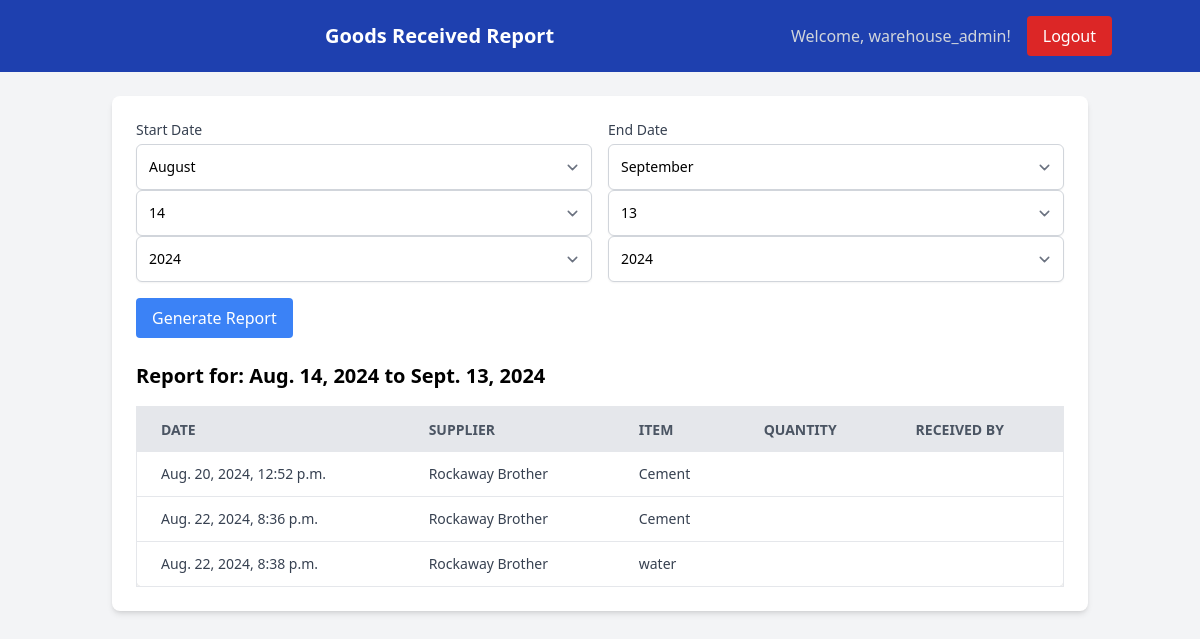
The page /inventory/goods_received_report/ (signed in) on the database as committed earlier.
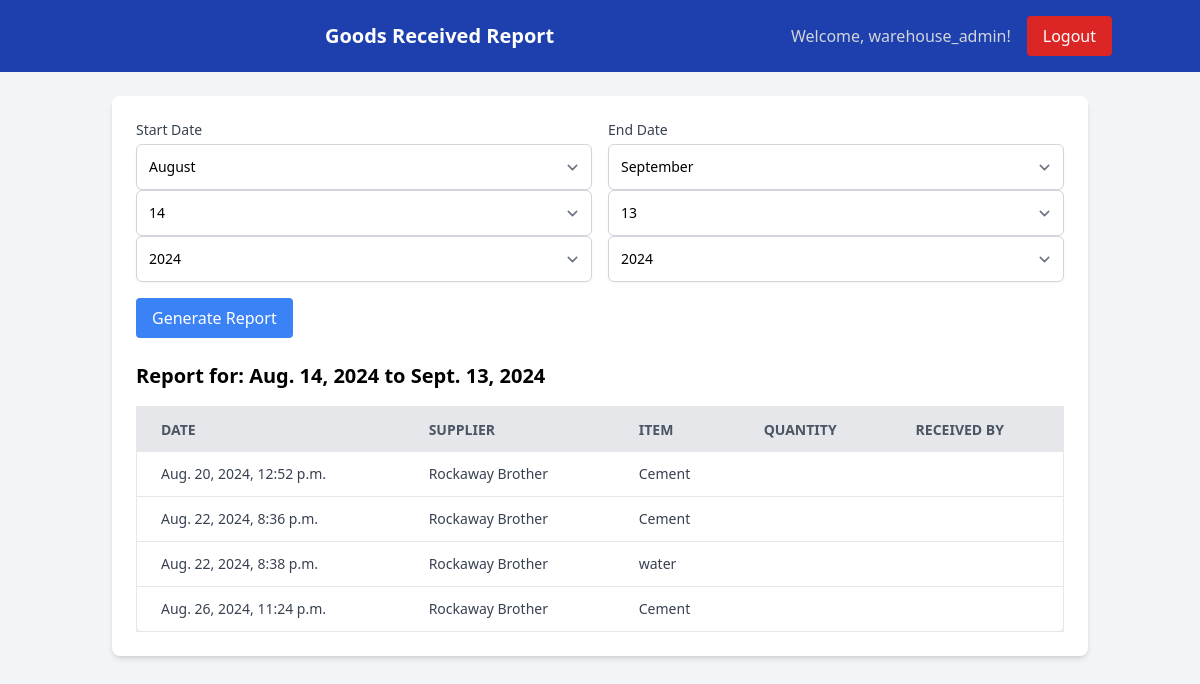
The same page on the database as committed later.
### inventory/models.py (models this page shows, shortened)
class Receiving(models.Model):
    item = models.ForeignKey('Item', on_delete=models.CASCADE)
    quantity_received = models.PositiveIntegerField()
    received_by = models.CharField(max_length=255)
    received_date = models.DateTimeField(auto_now_add=True)
    supplier = models.ForeignKey(Supplier, on_delete=models.SET_NULL, null=True)
    verified = models.BooleanField(default=False)
    putaway_location = models.CharField(max_length=100,
                                        choices=[('Melbourne', 'Melbourne'),
                                                 ('Kilmore', 'Kilmore'), ('Stawell', 'Stawell'),
                                                 ('Shepparton', 'Shepparton'),
                                                 ('Hamilton', 'Hamilton')])
    putaway_section = models.CharField(
        max_length=255,
        choices=[
            ('Section I', 'Section I'),
            ('Section II', 'Section II'),
            ('Section III', 'Section III'),
            ('Section IV', 'Section IV'),
            ('Section V', 'Section V')
        ],
        null=True, blank=True
    )

class Supplier(models.Model):
    name = models.CharField(max_length=255)
    email = models.EmailField(default='example@example.com')
    telephone = models.CharField(max_length=20, null=True, blank=True)
    address = models.TextField()
    website = models.URLField(default='http://defaultwebsite.com')

class Item(models.Model):
    name = models.CharField(max_length=100)
    sku = models.CharField(max_length=100, unique=True)
    description = models.TextField(default="No description provided")

### inventory/views.py (the view)
# urls.py: path('goods_received_report/', views.goods_received_report, name='goods_received_report'),
@login_required
def goods_received_report(request):
    end_date = datetime.now().date()
    start_date = end_date - timedelta(days=30)
    if request.method == 'POST':
        form = DateRangeForm(request.POST)
        if form.is_valid():
            start_date = form.cleaned_data['start_date']
            end_date = form.cleaned_data['end_date']
    else:
        form = DateRangeForm(initial={'start_date': start_date, 'end_date': end_date})
    received_goods = Receiving.objects.filter(received_date__range=[start_date, end_date])
    is_manager = request.user.groups.filter(name='warehouse_managers').exists()
    is_staff = request.user.groups.filter(name='warehouse_staff').exists()
    return render(request, 'inventory/goods_received_report.html', {
        'form': form,
        'received_goods': received_goods,
        'start_date': start_date,
        'end_date': end_date,
        'is_manager': is_manager,
        'is_staff': is_staff,
    })

### inventory/views.py
class DateRangeForm(forms.Form):
    start_date = forms.DateField(widget=forms.SelectDateWidget)
    end_date = forms.DateField(widget=forms.SelectDateWidget)

### templates/inventory/goods_received_report.html (shortened to what this page needs)
<!DOCTYPE html>
<html lang="en">
<head>
    {% load static tailwind_tags %}
    {% load widget_tweaks %}
    <link href="https://cdn.jsdelivr.net/npm/tailwindcss@2.2.19/dist/tailwind.min.css" rel="stylesheet">
    {% tailwind_css %}
</head>
<body class="bg-gray-100 font-sans">
    <header class="bg-blue-800 text-white p-4">
        <div class="container mx-auto flex justify-between items-center">
            <h1 class="text-xl font-semibold">Goods Received Report</h1>
            <div class="flex items-center space-x-4">
                <span class="text-gray-300">Welcome, {{ user.username }}!</span>
                <a href="{% url 'logout' %}" class="bg-red-600 hover:bg-red-700 text-white py-2 px-4 rounded">Logout</a>
            </div>
        </div>
    </header>
    <main class="container mx-auto p-6">
        <div class="bg-white shadow-md rounded-lg p-6 mb-6">
            <form method="post" class="mb-6">
                <div class="space-y-4">
                    <div class="flex space-x-4">
                        <div class="w-1/2">
                            <label for="id_start_date" class="block text-sm font-medium text-gray-700 mb-1">Start Date</label>
                            {{ form.start_date|add_class:"block w-full p-3 border border-gray-300 rounded-md shadow-sm focus:outline-none focus:ring-blue-500 focus:border-blue-500 sm:text-sm" }}
                        </div>
                        <div class="w-1/2">
                            <label for="id_end_date" class="block text-sm font-medium text-gray-700 mb-1">End Date</label>
                            {{ form.end_date|add_class:"block w-full p-3 border border-gray-300 rounded-md shadow-sm focus:outline-none focus:ring-blue-500 focus:border-blue-500 sm:text-sm" }}
                        </div>
                    </div>
                    <button type="submit" class="bg-blue-500 hover:bg-blue-600 text-white py-2 px-4 rounded">Generate Report</button>
                </div>
            </form>
            <h2 class="text-xl font-semibold mb-4">Report for: {{ start_date }} to {{ end_date }}</h2>
            <div class="overflow-x-auto">
                <table class="min-w-full bg-white border border-gray-200 rounded-lg shadow-md">
                    <thead class="bg-gray-200 text-gray-600 uppercase text-sm leading-normal">
                        <tr>
                            <th class="py-3 px-6 text-left">Date</th>
                            <th class="py-3 px-6 text-left">Supplier</th>
                            <th class="py-3 px-6 text-left">Item</th>
                            <th class="py-3 px-6 text-left">Quantity</th>
                            <th class="py-3 px-6 text-left">Received By</th>
                        </tr>
                    </thead>
                    <tbody class="text-gray-700 text-sm font-light">
                        {% for receiving in received_goods %}
                            <tr class="border-b border-gray-200 hover:bg-gray-100">
                                <td class="py-3 px-6">{{ receiving.received_date }}</td>
                                <td class="py-3 px-6">{{ receiving.supplier.name }}</td>
                                <td class="py-3 px-6">{{ receiving.item.name }}</td>
                                <td class="py-3 px-6">{{ receiving.quantity }}</td>
                                <td class="py-3 px-6">{{ receiving.received_by.username }}</td>
                            </tr>
                        {% endfor %}
                    </tbody>
                </table>
            </div>
        </div>
    </main>
</body>
</html>

Rows that differ between the two databases and show on the page:
added Receiving: received_date "Aug. 26, 2024, 11:24 p.m.", supplier.name "Rockaway Brother", item.name "Cement"
